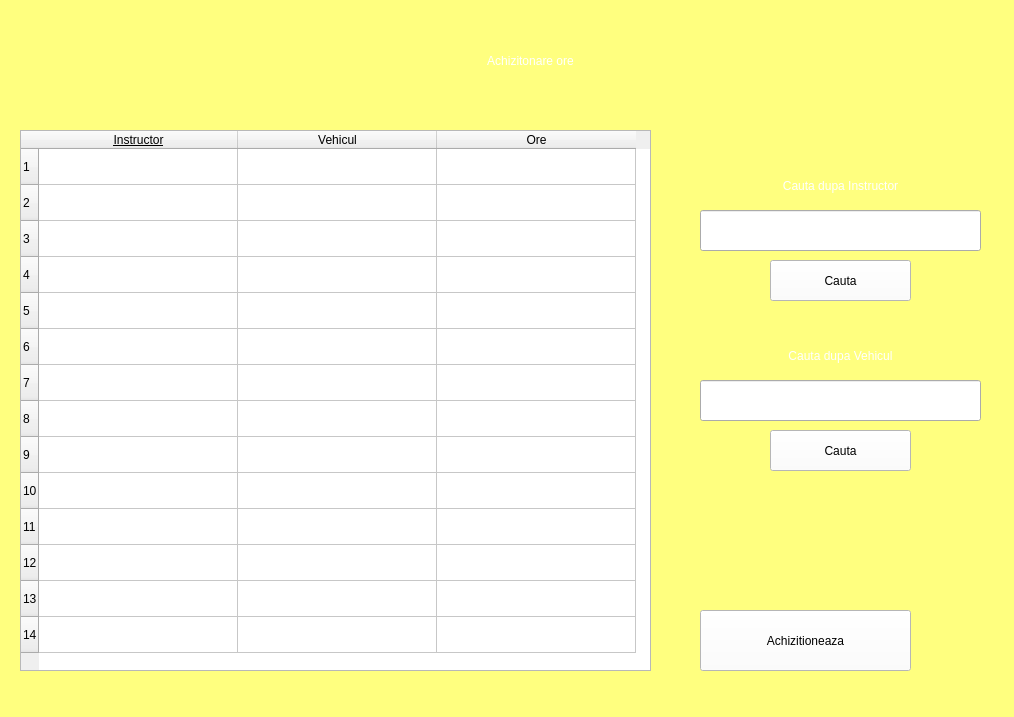
<?xml version="1.0" encoding="UTF-8"?>
<ui version="4.0">
 <class>MainWindow</class>
 <widget class="QMainWindow" name="MainWindow">
  <property name="geometry">
   <rect>
    <x>0</x>
    <y>0</y>
    <width>1014</width>
    <height>717</height>
   </rect>
  </property>
  <property name="windowTitle">
   <string>MainWindow</string>
  </property>
  <widget class="QWidget" name="centralwidget">
   <widget class="QLabel" name="image_background">
    <property name="geometry">
     <rect>
      <x>-80</x>
      <y>-10</y>
      <width>1121</width>
      <height>741</height>
     </rect>
    </property>
    <property name="autoFillBackground">
     <bool>false</bool>
    </property>
    <property name="styleSheet">
     <string notr="true">background-color: rgb(255, 255, 127);</string>
    </property>
    <property name="text">
     <string/>
    </property>
    <property name="pixmap">
     <pixmap>../../../cojoc/Downloads/Image1.png</pixmap>
    </property>
   </widget>
   <widget class="QLabel" name="login_titlu_label">
    <property name="geometry">
     <rect>
      <x>230</x>
      <y>0</y>
      <width>601</width>
      <height>121</height>
     </rect>
    </property>
    <property name="styleSheet">
     <string notr="true">color: rgb(255, 255, 255);
font: 87 25pt &quot;Arial Black&quot;;</string>
    </property>
    <property name="text">
     <string>Achizitonare ore</string>
    </property>
    <property name="alignment">
     <set>Qt::AlignCenter</set>
    </property>
   </widget>
   <widget class="QPushButton" name="achizitioneaza_button">
    <property name="geometry">
     <rect>
      <x>700</x>
      <y>610</y>
      <width>211</width>
      <height>61</height>
     </rect>
    </property>
    <property name="styleSheet">
     <string notr="true">background-color: rgb(255, 255, 255);
font: 16pt &quot;Arial&quot;;
</string>
    </property>
    <property name="text">
     <string>Achizitioneaza</string>
    </property>
   </widget>
   <widget class="QTableWidget" name="table_achizitionanre">
    <property name="geometry">
     <rect>
      <x>20</x>
      <y>130</y>
      <width>631</width>
      <height>541</height>
     </rect>
    </property>
    <property name="lineWidth">
     <number>1</number>
    </property>
    <property name="midLineWidth">
     <number>0</number>
    </property>
    <property name="showGrid">
     <bool>true</bool>
    </property>
    <property name="sortingEnabled">
     <bool>true</bool>
    </property>
    <property name="wordWrap">
     <bool>true</bool>
    </property>
    <property name="cornerButtonEnabled">
     <bool>true</bool>
    </property>
    <property name="rowCount">
     <number>14</number>
    </property>
    <attribute name="horizontalHeaderCascadingSectionResizes">
     <bool>false</bool>
    </attribute>
    <attribute name="horizontalHeaderDefaultSectionSize">
     <number>199</number>
    </attribute>
    <attribute name="horizontalHeaderMinimumSectionSize">
     <number>50</number>
    </attribute>
    <attribute name="verticalHeaderDefaultSectionSize">
     <number>36</number>
    </attribute>
    <attribute name="verticalHeaderHighlightSections">
     <bool>true</bool>
    </attribute>
    <row/>
    <row/>
    <row/>
    <row/>
    <row/>
    <row/>
    <row/>
    <row/>
    <row/>
    <row/>
    <row/>
    <row/>
    <row/>
    <row/>
    <column>
     <property name="text">
      <string>Instructor</string>
     </property>
     <property name="font">
      <font>
       <underline>true</underline>
      </font>
     </property>
     <property name="textAlignment">
      <set>AlignCenter</set>
     </property>
    </column>
    <column>
     <property name="text">
      <string>Vehicul</string>
     </property>
     <property name="textAlignment">
      <set>AlignCenter</set>
     </property>
    </column>
    <column>
     <property name="text">
      <string>Ore</string>
     </property>
     <property name="textAlignment">
      <set>AlignCenter</set>
     </property>
    </column>
   </widget>
   <widget class="QLabel" name="cauta_dupa_instructor_label">
    <property name="geometry">
     <rect>
      <x>700</x>
      <y>170</y>
      <width>281</width>
      <height>31</height>
     </rect>
    </property>
    <property name="styleSheet">
     <string notr="true">color: rgb(255, 255, 255);
font: 75 15pt &quot;MS Shell Dlg 2&quot;;
</string>
    </property>
    <property name="text">
     <string>Cauta dupa Instructor</string>
    </property>
    <property name="alignment">
     <set>Qt::AlignCenter</set>
    </property>
   </widget>
   <widget class="QLineEdit" name="caunta_innstructor_input">
    <property name="geometry">
     <rect>
      <x>700</x>
      <y>210</y>
      <width>281</width>
      <height>41</height>
     </rect>
    </property>
   </widget>
   <widget class="QLineEdit" name="cauta_vehicul_input">
    <property name="geometry">
     <rect>
      <x>700</x>
      <y>380</y>
      <width>281</width>
      <height>41</height>
     </rect>
    </property>
   </widget>
   <widget class="QLabel" name="cauta_dupa_vehicul_label">
    <property name="geometry">
     <rect>
      <x>700</x>
      <y>340</y>
      <width>281</width>
      <height>31</height>
     </rect>
    </property>
    <property name="styleSheet">
     <string notr="true">color: rgb(255, 255, 255);
font: 75 15pt &quot;MS Shell Dlg 2&quot;;
</string>
    </property>
    <property name="text">
     <string>Cauta dupa Vehicul</string>
    </property>
    <property name="alignment">
     <set>Qt::AlignCenter</set>
    </property>
   </widget>
   <widget class="QPushButton" name="cauta_instructor">
    <property name="geometry">
     <rect>
      <x>770</x>
      <y>260</y>
      <width>141</width>
      <height>41</height>
     </rect>
    </property>
    <property name="styleSheet">
     <string notr="true">background-color: rgb(255, 255, 255);
font: 16pt &quot;Arial&quot;;
</string>
    </property>
    <property name="text">
     <string>Cauta</string>
    </property>
   </widget>
   <widget class="QPushButton" name="cauta_vehicul">
    <property name="geometry">
     <rect>
      <x>770</x>
      <y>430</y>
      <width>141</width>
      <height>41</height>
     </rect>
    </property>
    <property name="styleSheet">
     <string notr="true">background-color: rgb(255, 255, 255);
font: 16pt &quot;Arial&quot;;
</string>
    </property>
    <property name="text">
     <string>Cauta</string>
    </property>
   </widget>
  </widget>
 </widget>
 <resources/>
 <connections/>
</ui>
